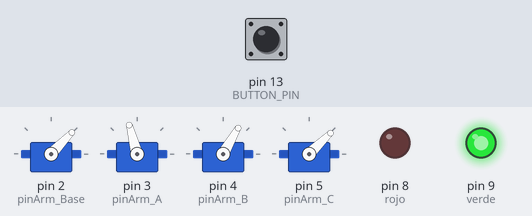
Simulated run of this sketch. Board: Arduino Uno, built with avr-gcc and run on an emulated ATmega328P. Parts: 4 × servo, output pins drawn as LEDs (lit = HIGH). The inputs (shaded band) are chosen by the test bench; at power-on: pin 13 (BUTTON_PIN) LOW. What the sketch prints to the serial monitor is not drawn.

Above: at 5.4 s.
5.5 s: pin 13 (BUTTON_PIN) pulled HIGH for 2.25 s
At 8.0 s:
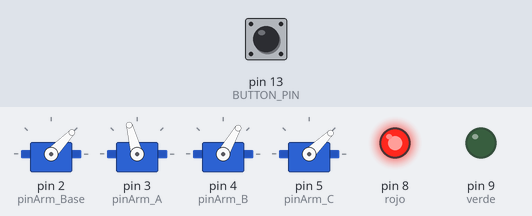
At 10.8 s:
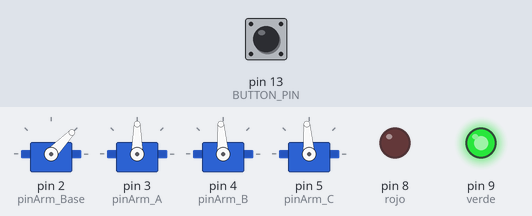
Timing chart, 0 to 32.1 s (numbered marks = the images above; inputs shaded):
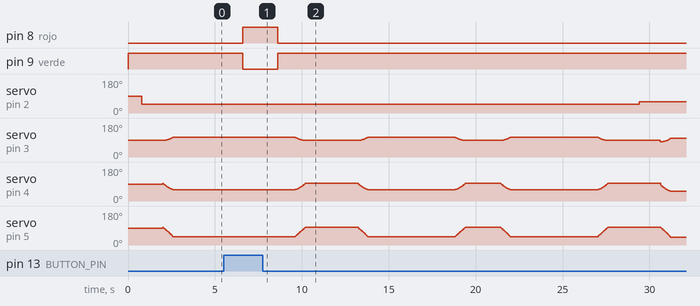

The sketch:

armDuinoSampler.ino
```cpp
#include <Servo.h>

const int timeSampling = 5;  // time to be in position (sec) [SETUP]

//___PINS board SETup______________________________________
const int BUTTON_PIN = 13; //press button control in pin 13
const int verde = 9; // pin 9 green LED
const int rojo = 8; // pin 8 red LED
const int pinArm_Base = 2; //servo Base control wire in pin 2
const int pinArm_A = 3; //servo A control wire in pin 3
const int pinArm_B = 4; //servo B control wire in pin 4
const int pinArm_C = 5; //servo C control wire in pin 5
int statusButton = 0; ///  initial value:   press -> [1]-> switch run/pause
boolean pausa = false; // pause initial value, controlled by press button

//___DECLARE SERVOS TO SEGMENTS OF THE ARM______________________________________
Servo Base;
Servo arm_A;
Servo arm_B;
Servo arm_C;

// [TO BE SET!]  ARM SEGMENT LENGTH IN MM_______________________________________
const float A_lenght = 131.0; // -> length segm A
const float B_lenght = 120.0; // -> length segm B
const float C_lenght = 107.0; // -> length segm C
const float radio = 10.0;     // -> distance from rotational axis Base to rotational axis servo_A in x-y plane
// the serv_A and segments A+B+C are on the left side, this shift must be taken into account to target properly

// [TO BE SET!]  DISTANCE ARM TO RACK AND HEIGHT TO OVERTAKE____________________
const float Target_vert =140.0;  // -> height on top of target were arm stop before going down
const float vert_down =100.0;    // -> lowest point when getting down to target
const float distance_rack_90 = 60.0;// -> distance from base of arm to rack
//**aux distance calculation
float Target_horiz ;     //-> it will be calculated according to rack position
float Target_horiz_B ; // ->calculated to reach real target, taking into account distance axis servoA and rotational axis;
float cateto_horiz;

/*___RACK DIMENSIONS____________________________________________________________
                 _
 |_|_|_|_|_|_| 1  |        first 1-1  -> [0,0]
 |_|_|_|_|_|_| 2  |row     last  3-6  -> [2,5]
 |_|_|_|_|_|_| 3 _|         _
 [1-2-3-4-5-6] <--- line     |                        _
 <----> <---->               | distance_rack_90      |_| <-lenght_cell
 left    right               |
       #                    _|
       ^_arm position
 */
// [TO BE SET!]  SET ACCORDING TO RACK__________________________________________
const int n_cell_Line = 6; // n cell per line
const int n_cell_row = 3; // n cell per row
int lenght_cell =34; //lenght of the side (square) in mm

int array_line[n_cell_Line]; // create array for n cells per line
int array_row[n_cell_row]; // create array for n cells per row

// [TO BE SET!]  baseline vial
boolean baseLine = true; // true if you want baseLine sample in between, false otherwise.
const int rowBaseLinePos = 0; //set vial for baseline in row
const int lineBaseLinePos= 0;//set vial for baseline in line

//___VAR_NAMES FOR DEGREES______________________________________________________
float res_AB;
float degree_resAB;
float degree_A;
float degree_B;
float degree_C;
float degree_base;

//___AUX VARS___________________________________________________________________
float pi = 3.1415926; // enough!

//
// SETUP ARDUINO BOARD N PINS___________________________________________________
void setup()
{
  Serial.begin(9600);
  //___ARRAY FOR N CELLS IN RACK BY LINE AND ROW_______________________________
  for (int n =0; n < n_cell_Line; n++) {
    array_line[n] = n+1;
  }
  for (int n =0; n < n_cell_row; n++) {
    array_row[n] = n+1;
  }

  //SET SERVO CONTROL PINS ON BOARD
  Base.attach(pinArm_Base);//
  arm_A.attach(pinArm_A);//
  arm_B.attach(pinArm_B);//
  arm_C.attach(pinArm_C);//

  //SET BUTTON PIN AND MODE
  pinMode(BUTTON_PIN, INPUT);

  // SET LED STATUS PINS
  pinMode(verde, OUTPUT); //green status LED 'running'
  pinMode(rojo, OUTPUT); // red status LED 'pause'
  digitalWrite(verde,HIGH); // green LED ON
  digitalWrite(rojo,LOW); // red LED ON
}


// MAIN LOOP FOR RUNNING THROUGH THE WHOLE RACK - it starts again after
void loop()
{
  for (int i = 0; i < n_cell_row; i++) //  going through rows numbers (m old)
  {
    for (int j = 0; j < n_cell_Line; j++)  // going through line  numbers (kk old)
    {
      // baseline ON or OFF in between samples

      if (baseLine == true)
      {
        Target_horiz = targetHCalc(rowBaseLinePos,lineBaseLinePos); // return Target_horiz and set base degreess
        //_ARM DOWN TO TARGET___________________________________________________
        moveUpDown(Target_horiz, 0, vert_down, 1);
        //_DOWN ON TARGET, PAUSE BUTTON OPTION IS ACTIVE here___________________
        stillDown();
        //_ARM UP from TARGET___________________________________________________
        moveUpDown(Target_horiz,vert_down,0, -1);
      }
      delay(1000);
      //------sample-------
      Target_horiz = targetHCalc(i,j); // return Target_horiz and set base degrees
      //_ARM DOWN TO TARGET_____________________________________________________
      moveUpDown(Target_horiz, 0, vert_down, 1);
      //_DOWN ON TARGET, PAUSE BUTTON OPTION IS ACTIVE here_____________________
      stillDown();
      //_ARM UP from TARGET_____________________________________________________
      moveUpDown(Target_horiz,vert_down,0, -1);

    }
  }
}

/* Caculate distance to target according to vial postion i j -> m k ,
 and set degrees for servo 'Base':
 ~takes cell position as int ->  'm' (n cell in ROW) and 'k' (n cell in LINE)
 ~return float targetH1 used for further calculations with other servos
 Target_horiz = targetHCalc(m,k)
 */

float targetHCalc(int m,int k)
{
  float fc = 1.0; //used to change + or - according to left or right half of rack
  float fr = 1.0;// idem
  float falph = 1.0;//idem
  float deg90 = 1.0;//idem
  float aux_catHoriz; //aux for flexible calculation

  if (array_line[k] <= (n_cell_Line/2) ) //check if target is on left or right half of rack to calculate consecuently
  {
    aux_catHoriz = ((n_cell_Line/2) - array_line[k]);
  }
  else {
    aux_catHoriz = (array_line[k])-(n_cell_Line/2)-1;
    falph = -1.0;
  }

  cateto_horiz = aux_catHoriz * lenght_cell + (lenght_cell/2) ;

  if (array_line[k] <= (n_cell_Line/2) && cateto_horiz> radio) //left side and cateto_horiz > radio
  {
    fr = -1;
    deg90 = -1.0;
  }
  else {
    fc = -1;
  }

  float x = (fr*radio) + (cateto_horiz*fc);
  float targetH2 = sqrt((sq((distance_rack_90 + (array_row[m])*lenght_cell)) + sq(x)) );
  float targetH1 = sqrt( (sq(targetH2) - sq(radio)) );

  float alpha = (asin(( (distance_rack_90 + (array_row[m])*lenght_cell)/targetH2)))*180.0/pi;
  float beta = (asin( (targetH1/targetH2) ))*180.0/pi;

  degree_base = (falph*alpha) + beta + 90.0*deg90 ;

  delay(800);
  Base.write(degree_base); // arm base rotation to get right direction for target
  delay(1200);

  return targetH1;

}


/* Caculate degrees for each angle Base-A & A-B & B-C
 and set them to corresponding servos:
 takes:
 ~targetXY - point xy to reach, calculated on targetHCalc()
 ~beginning - z point where it starts
 ~ending  - z point where it finishes
 ~stepNway - positive or negative depending on UP/DOWN
 Target_horiz = targetHCalc(m,k)
 moveUpDown(targetXY, beginning, ending, stepNway)
 */

void moveUpDown(float targetXY, int beginning, int ending, int stepNway)
{
  int statusStp = beginning;
  while (statusStp != ending)
  {
    statusStp = statusStp + stepNway;

    res_AB = sqrt((sq(targetXY) + sq(Target_vert-statusStp)));  // OK!!!!!!
    float inCalc = asin((Target_vert-statusStp)/ res_AB );   // OK!!!!!!
    degree_resAB = (180.0 * inCalc)/pi;// OK!!!!!!

    //_____________ arm_A
    float x = acos ((sq(B_lenght) - sq(A_lenght) - sq(res_AB))/(-2.0*A_lenght* res_AB));// OK!
    degree_A = 180.0-degree_resAB-((180.0 * x)/pi) ;

    //_____________ arm_B
    float y = acos((sq(res_AB) - (sq(A_lenght))-(sq(B_lenght)))/(-2.0*A_lenght*B_lenght));
    degree_B = (180.0 * y)/pi;

    //__________  arm_ C
    degree_C = 270.0 -degree_A - (180.0-degree_B);

    arm_A.write(degree_A); delay(2);// set degrees in servo A
    arm_B.write(degree_B);// set degrees in servo B
    arm_C.write(degree_C); delay(3);// set degrees in servo Cdss

  }
}

// stillDown keeps arm down in target for the set time timeSampling, checks BUTTON_PIN to switch ON/OFF pausa


void stillDown()
{

  for (int ks = 0; ks < timeSampling; ks++)
  {
    statusButton = digitalRead(BUTTON_PIN);
    delay(1000) ;//time in position ~ delay to set each sec to msec
    Serial.print(statusButton);

    if (statusButton == 1) // if pause button has been pressed = 1
    {
      pausa = true;

      while (pausa == true)
      {
        digitalWrite(verde,LOW);
        digitalWrite(rojo,HIGH);
        statusButton = digitalRead(BUTTON_PIN);
        delay(2000);
        Serial.print(statusButton);
        Serial.print("PAUSA");

        if (statusButton == 1)
        {
          pausa = false;
          digitalWrite(verde,HIGH);
          digitalWrite(rojo,LOW);
        }
      }
    }
  }
}
```

Measured:
- after the input at 5.5 s, pin 8 (rojo): LOW → HIGH after 1.1 s, → LOW 2.0 s later; pin 9 (verde): HIGH → LOW after 1.1 s, → HIGH 2.0 s later; servo on pin 2 (pinArm_Base): 46° → 60° after 23.9 s instead of 21.9 s
